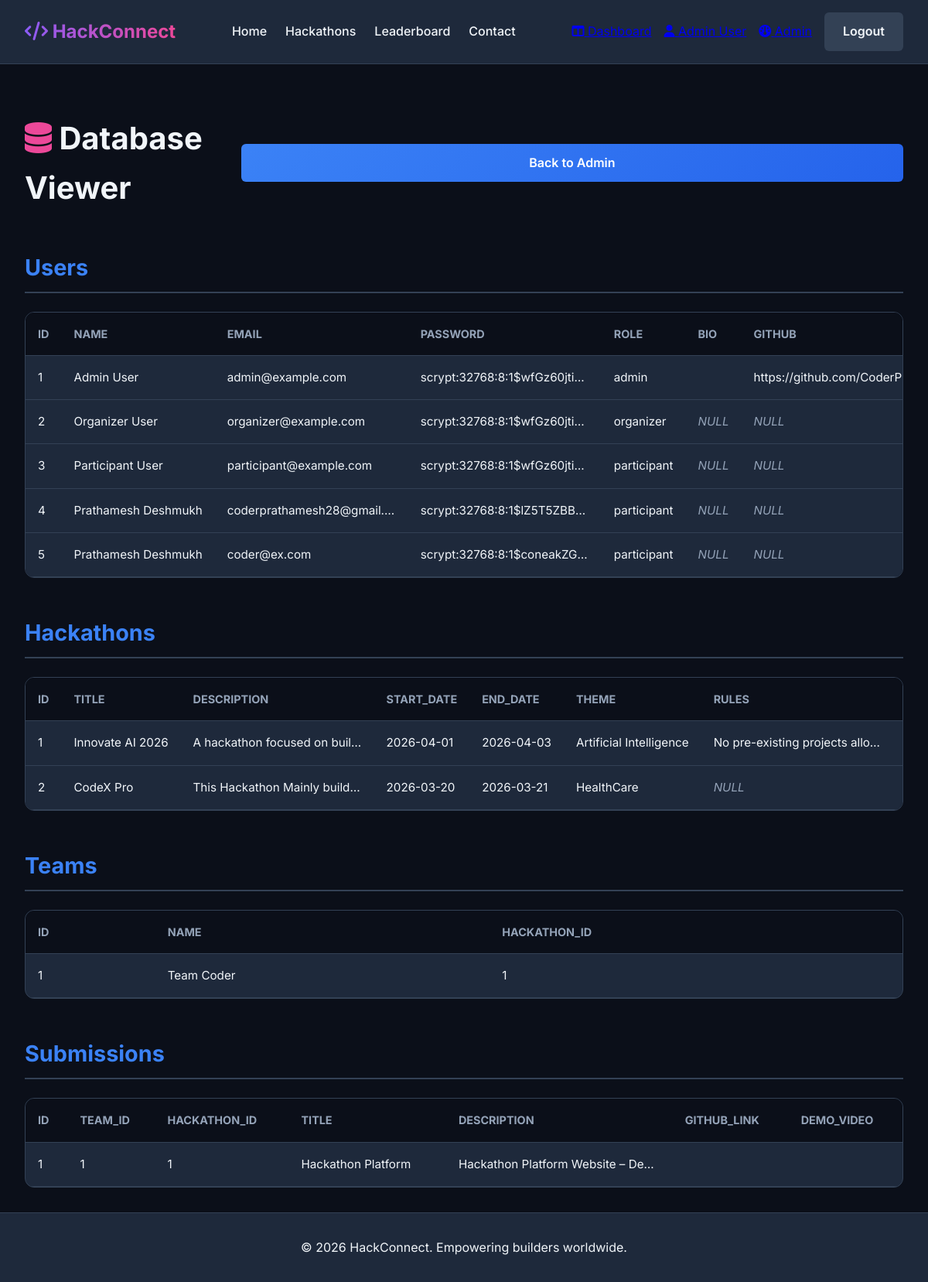
Page /db_view (signed in) on the earlier database version.
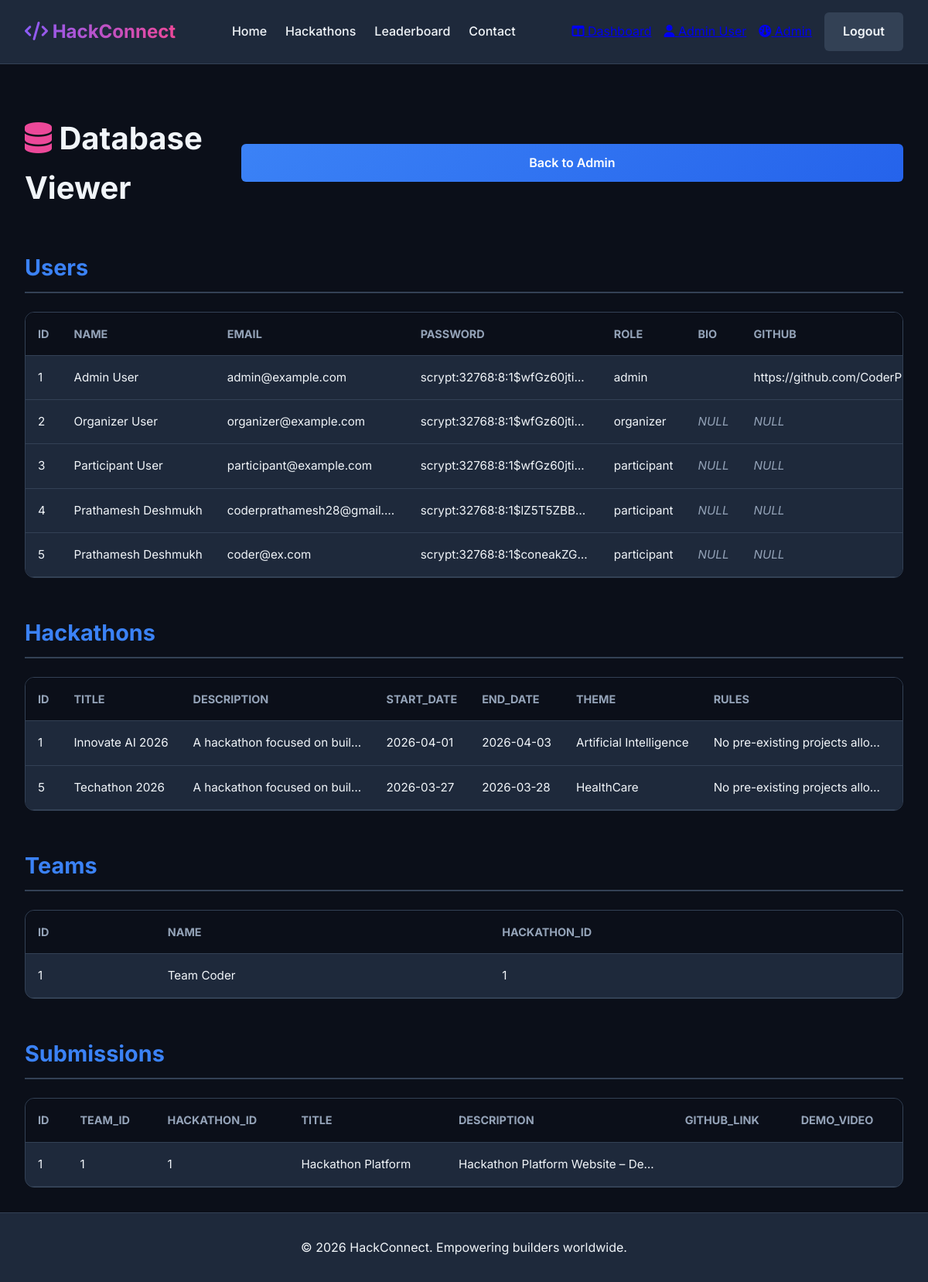
Same page on the later database version.
### tables this page shows
CREATE TABLE users (
    id INTEGER PRIMARY KEY AUTOINCREMENT,
    name TEXT NOT NULL,
    email TEXT UNIQUE NOT NULL,
    password TEXT NOT NULL,
    role TEXT NOT NULL DEFAULT 'participant' -- 'participant', 'organizer', 'admin'
, bio TEXT, github TEXT);

CREATE TABLE hackathons (
    id INTEGER PRIMARY KEY AUTOINCREMENT,
    title TEXT NOT NULL,
    description TEXT NOT NULL,
    start_date TEXT NOT NULL,
    end_date TEXT NOT NULL,
    theme TEXT,
    rules TEXT,
    prize_info TEXT,
    status TEXT DEFAULT 'upcoming', -- 'upcoming', 'active', 'completed'
    organizer_id INTEGER NOT NULL, prizes TEXT,
    FOREIGN KEY(organizer_id) REFERENCES users(id)
);

CREATE TABLE teams (
    id INTEGER PRIMARY KEY AUTOINCREMENT,
    name TEXT NOT NULL,
    hackathon_id INTEGER NOT NULL,
    FOREIGN KEY(hackathon_id) REFERENCES hackathons(id)
);

CREATE TABLE submissions (
    id INTEGER PRIMARY KEY AUTOINCREMENT,
    team_id INTEGER NOT NULL,
    hackathon_id INTEGER NOT NULL,
    title TEXT NOT NULL,
    description TEXT NOT NULL,
    github_link TEXT,
    demo_video TEXT,
    FOREIGN KEY(team_id) REFERENCES teams(id),
    FOREIGN KEY(hackathon_id) REFERENCES hackathons(id)
);

### app.py (the view)
@app.route('/db_view')
def db_view():
    if g.user is None or g.user['role'] not in ['admin', 'organizer']:
        flash('Unauthorized access. Admins only.', 'error')
        return redirect(url_for('index'))
    conn = get_db_connection()
    tables = {
        'Users': conn.execute('SELECT * FROM users').fetchall(),
        'Hackathons': conn.execute('SELECT * FROM hackathons').fetchall(),
        'Teams': conn.execute('SELECT * FROM teams').fetchall(),
        'Submissions': conn.execute('SELECT * FROM submissions').fetchall()
    }
    conn.close()
    return render_template('db_view.html', tables=tables)

### app.py (called while the page is built)
def get_db_connection():
    conn = sqlite3.connect('database.db')
    conn.row_factory = sqlite3.Row
    return conn

@app.before_request
def load_logged_in_user():
    user_id = session.get('user_id')
    if user_id is None:
        g.user = None
    else:
        conn = get_db_connection()
        user = conn.execute('SELECT * FROM users WHERE id = ?', (user_id,)).fetchone()
        conn.close()
        if user:
            g.user = dict(user)
        else:
            g.user = None

### templates/db_view.html
{% extends "layout.html" %}
{% block content %}
<div style="margin-top: 2rem; margin-bottom: 2rem; display: flex; justify-content: space-between; align-items: center;">
    <h1 style="font-size: 2.5rem;"><i class="fa-solid fa-database" style="color: var(--gradient-end);"></i> Database Viewer</h1>
    <a href="{{ url_for('admin') }}" class="btn btn-primary">Back to Admin</a>
</div>
{% for table_name, rows in tables.items() %}
<div style="margin-top: 3rem;">
    <h2 style="font-size: 1.8rem; border-bottom: 2px solid var(--border-color); padding-bottom: 0.5rem; margin-bottom: 1.5rem; color: var(--primary-color);">{{ table_name }}</h2>
    <div style="background: var(--card-bg); border: 1px solid var(--border-color); border-radius: 12px; overflow-x: auto;">
        {% if rows %}
            <table style="width: 100%; border-collapse: collapse; text-align: left; min-width: 600px;">
                <thead style="background: var(--bg-color); border-bottom: 1px solid var(--border-color);">
                    <tr>
                        {% for key in rows[0].keys() %}
                            <th style="padding: 1rem; color: var(--text-muted); font-size: 0.9rem; text-transform: uppercase;">{{ key }}</th>
                        {% endfor %}
                    </tr>
                </thead>
                <tbody>
                    {% for row in rows %}
                        <tr style="border-bottom: 1px solid var(--border-color); transition: background-color 0.2s ease;" onmouseover="this.style.backgroundColor='var(--hover-bg)'" onmouseout="this.style.backgroundColor='transparent'">
                            {% for key in row.keys() %}
                                <td style="padding: 1rem; font-size: 0.95rem; max-width: 250px; overflow: hidden; text-overflow: ellipsis; white-space: nowrap;">
                                    {% if row[key] == None %}
                                        <span style="color: var(--text-muted); font-style: italic;">NULL</span>
                                    {% else %}
                                        {{ row[key] }}
                                    {% endif %}
                                </td>
                            {% endfor %}
                        </tr>
                    {% endfor %}
                </tbody>
            </table>
        {% else %}
            <div style="padding: 2rem; text-align: center; color: var(--text-muted);">
                <i class="fa-solid fa-folder-open" style="font-size: 2rem; margin-bottom: 1rem; display: block; opacity: 0.5;"></i>
                <p>No records found in {{ table_name }} table.</p>
            </div>
        {% endif %}
    </div>
</div>
{% endfor %}
{% endblock %}

Differences in the rows shown:
removed hackathons: id "2" "CodeX Pro" "This Hackathon Mainly build…" "2026-03-20" "2026-03-21" "HealthCare"
added hackathons: id "5" "Techathon 2026" "A hackathon focused on buil…" "2026-03-27" "2026-03-28" "HealthCare" "No pre-existing projects allo…"
